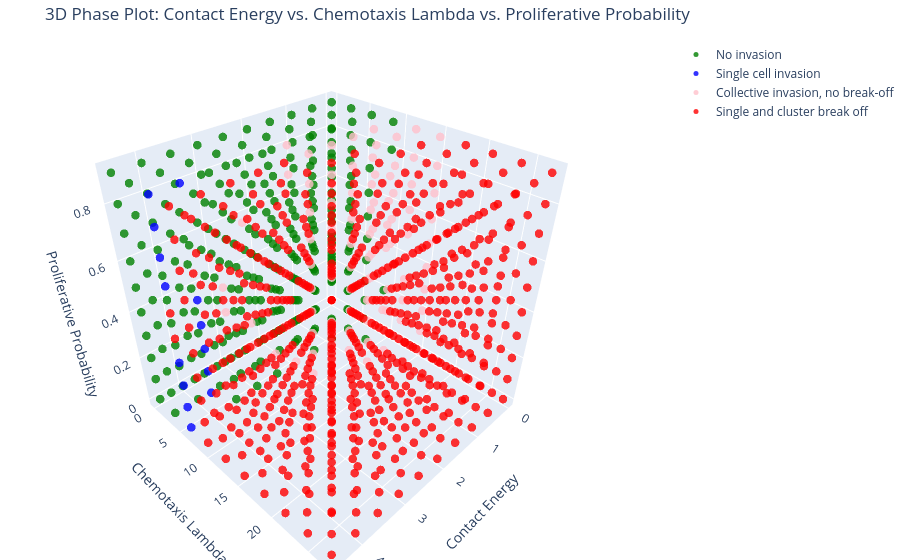

The code cell stored with this chart in its notebook:
### Code cell
import numpy as np
import pandas as pd
import plotly.graph_objects as go
from scipy.interpolate import griddata
from matplotlib.colors import ListedColormap

# Load the dataset
file_path_3d = "/Users/sheriffakeeb/Desktop/Sample_Simulation/Outputs/parameters_vs_phenotype.csv"
df_3d = pd.read_csv(file_path_3d)

# Extract unique phenotypes in the correct order
phenotype_order_3d = ["No invasion", "Single cell invasion", "Collective invasion, no break-off", "Single and cluster break off"]

# Assign specific colors to phenotypes in the correct order
phenotype_colors_3d = {
    "No invasion": "green",
    "Single cell invasion": "blue",
    "Collective invasion, no break-off": "pink",
    "Single and cluster break off": "red"
}

# Convert phenotype labels into numerical categories
df_3d["Phenotype"] = pd.Categorical(df_3d["Phenotype"], categories=phenotype_order_3d, ordered=True)
df_3d["Phenotype Category"] = df_3d["Phenotype"].cat.codes

# Create a 3D scatter plot using Plotly
fig = go.Figure()

for phenotype, color in phenotype_colors_3d.items():
    subset = df_3d[df_3d["Phenotype"] == phenotype]
    fig.add_trace(go.Scatter3d(
        x=subset["Contact Energy"],
        y=subset["Chemotaxis Lambda"],
        z=subset["Proliferative Probability"],
        mode='markers',
        marker=dict(size=5, color=color, opacity=0.8),
        name=phenotype
    ))

# Update layout for interactive rotation
fig.update_layout(
    scene=dict(
        xaxis_title="Contact Energy",
        yaxis_title="Chemotaxis Lambda",
        zaxis_title="Proliferative Probability"
    ),
    title="3D Phase Plot: Contact Energy vs. Chemotaxis Lambda vs. Proliferative Probability",
    margin=dict(l=0, r=0, b=0, t=40)
)

# Show interactive 3D plot
fig.show()

### Figure 1 — Plotly figure (JSON) as saved in the notebook; plotly's stock layout.template omitted (floating-point values rounded to 4 significant figures; data arrays with more than 128 entries replaced by an {"elided": "..."} marker saying what was removed)
{"data": [{"marker": {"color": "green", "opacity": 0.8, "size": 5}, "mode": "markers", "name": "No invasion", "type": "scatter3d", "x": {"elided": "276 float values"}, "y": {"elided": "276 float values"}, "z": {"elided": "276 float values"}}, {"marker": {"color": "blue", "opacity": 0.8, "size": 5}, "mode": "markers", "name": "Single cell invasion", "type": "scatter3d", "x": [4.0, 4.0, 4.0, 4.0, 4.0, 4.0, 4.5, 4.5, 4.5, 4.5, 4.5, 4.5, 4.5, 4.5], "y": [6.0, 6.0, 6.0, 6.0, 6.0, 6.0, 6.0, 6.0, 6.0, 6.0, 6.0, 6.0, 6.0, 6.0], "z": [0.1, 0.2, 0.3, 0.4, 0.5, 0.9, 0.0, 0.1, 0.2, 0.3, 0.6, 0.7, 0.8, 0.9]}, {"marker": {"color": "pink", "opacity": 0.8, "size": 5}, "mode": "markers", "name": "Collective invasion, no break-off", "type": "scatter3d", "x": [0.0, 0.0, 0.0, 0.0, 0.0, 0.0, 0.0, 0.0, 0.0, 0.0, 0.0, 0.0, 0.0, 0.0, 0.0, 0.0, 0.0, 0.0, 0.0, 0.0, 0.0, 0.0, 0.0, 0.0, 0.0, 0.0, 0.0, 0.5, 0.5, 0.5, 0.5, 0.5, 0.5, 0.5, 0.5, 0.5, 0.5, 0.5, 0.5, 0.5, 0.5, 0.5, 0.5, 0.5, 0.5, 0.5, 0.5, 1.0, 1.0, 1.0, 1.0, 1.0, 1.0, 1.0, 1.0, 1.0, 1.0, 1.0, 1.0, 1.0, 1.0, 1.0, 1.0, 1.0, 1.0, 1.0, 1.0, 1.0, 1.5, 1.5, 1.5, 1.5, 1.5, 1.5, 1.5, 1.5, 1.5, 2.0, 2.0, 2.0, 2.0, 2.0, 2.0, 2.0, 2.0, 2.0, 2.0, 2.0, 2.0, 2.0, 2.5, 3.0, 3.0, 3.0, 3.5, 3.5], "y": [9.0, 9.0, 9.0, 9.0, 9.0, 9.0, 9.0, 12.0, 12.0, 12.0, 12.0, 12.0, 12.0, 12.0, 12.0, 12.0, 12.0, 15.0, 15.0, 15.0, 15.0, 15.0, 15.0, 15.0, 15.0, 15.0, 15.0, 9.0, 9.0, 9.0, 9.0, 9.0, 9.0, 9.0, 9.0, 9.0, 12.0, 12.0, 12.0, 12.0, 12.0, 12.0, 12.0, 12.0, 12.0, 12.0, 15.0, 6.0, 9.0, 9.0, 9.0, 9.0, 9.0, 9.0, 9.0, 9.0, 9.0, 9.0, 12.0, 12.0, 12.0, 12.0, 12.0, 12.0, 12.0, 12.0, 12.0, 12.0, 9.0, 9.0, 9.0, 9.0, 9.0, 9.0, 9.0, 9.0, 9.0, 6.0, 6.0, 6.0, 9.0, 9.0, 9.0, 9.0, 9.0, 9.0, 9.0, 9.0, 9.0, 9.0, 6.0, 6.0, 6.0, 6.0, 6.0, 6.0], "z": [0.0, 0.1, 0.3, 0.4, 0.5, 0.6, 0.7, 0.0, 0.1, 0.2, 0.3, 0.4, 0.5, 0.6, 0.7, 0.8, 0.9, 0.0, 0.1, 0.2, 0.3, 0.4, 0.5, 0.6, 0.7, 0.8, 0.9, 0.1, 0.2, 0.3, 0.4, 0.5, 0.6, 0.7, 0.8, 0.9, 0.0, 0.1, 0.2, 0.3, 0.4, 0.5, 0.6, 0.7, 0.8, 0.9, 0.5, 0.7, 0.0, 0.1, 0.2, 0.3, 0.4, 0.5, 0.6, 0.7, 0.8, 0.9, 0.0, 0.1, 0.2, 0.3, 0.4, 0.5, 0.6, 0.7, 0.8, 0.9, 0.0, 0.1, 0.2, 0.3, 0.4, 0.6, 0.7, 0.8, 0.9, 0.0, 0.8, 0.9, 0.0, 0.1, 0.2, 0.3, 0.4, 0.5, 0.6, 0.7, 0.8, 0.9, 0.1, 0.2, 0.3, 0.7, 0.4, 0.5]}, {"marker": {"color": "red", "opacity": 0.8, "size": 5}, "mode": "markers", "name": "Single and cluster break off", "type": "scatter3d", "x": {"elided": "614 float values"}, "y": {"elided": "614 float values"}, "z": {"elided": "614 float values"}}], "layout": {"margin": {"b": 0, "l": 0, "r": 0, "t": 40}, "scene": {"xaxis": {"title": {"text": "Contact Energy"}}, "yaxis": {"title": {"text": "Chemotaxis Lambda"}}, "zaxis": {"title": {"text": "Proliferative Probability"}}}, "title": {"text": "3D Phase Plot: Contact Energy vs. Chemotaxis Lambda vs. Proliferative Probability"}}}
